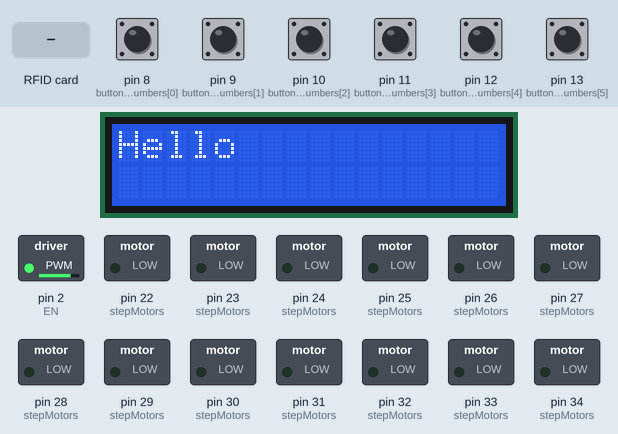
Simulated run of this sketch. Board: Arduino Mega 2560, built with avr-gcc and run on an emulated ATmega2560. Parts: 16×2 character LCD, switched loads named in the sketch (green lamp = pin HIGH). Inputs (shaded band) come from the test bench; at power-on: pin 8 (buttonPinNumbers[0]), pin 9 (buttonPinNumbers[1]), pin 10 (buttonPinNumbers[2]), pin 11 (buttonPinNumbers[3]), pin 12 (buttonPinNumbers[4]), pin 13 (buttonPinNumbers[5]) LOW. Pins used as bus, display or sensor lines are not drawn; what the sketch prints to the serial monitor is not drawn.

Above: at 1.3 s.
1.4 s: pin 8 (buttonPinNumbers[0]) pulled HIGH for 0.15 s
3.2 s: RFID card 5E 7A 19 C4 held to the reader
At 4.7 s:
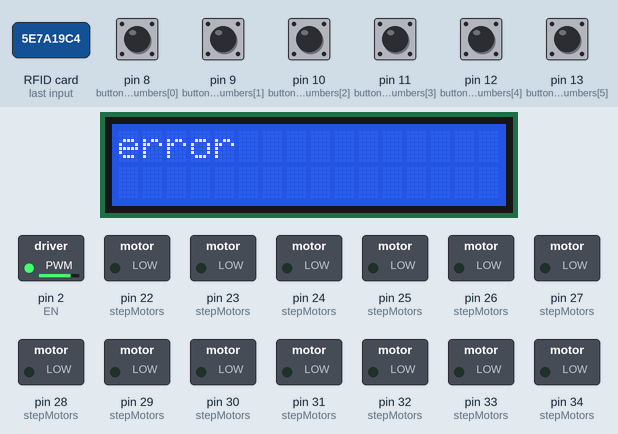
5.0 s: pin 9 (buttonPinNumbers[1]) pulled HIGH for 0.15 s
At 6.1 s:
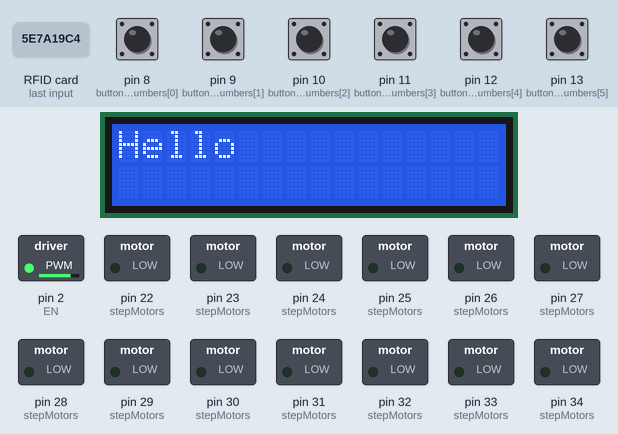
8.1 s: RFID card 5E 7A 19 C4 held to the reader
At 8.4 s:
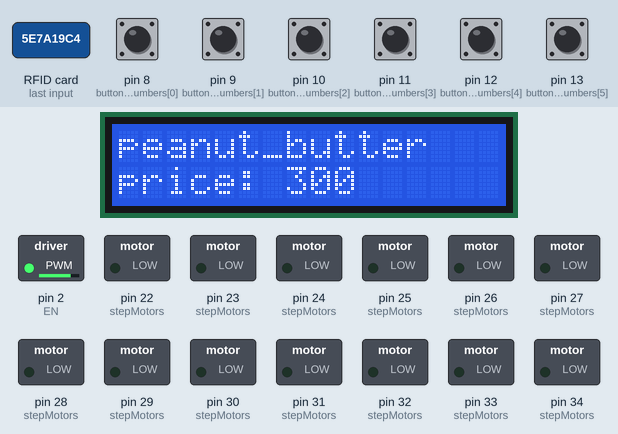
10.0 s: pin 10 (buttonPinNumbers[2]) pulled HIGH for 0.15 s
At 11.0 s:
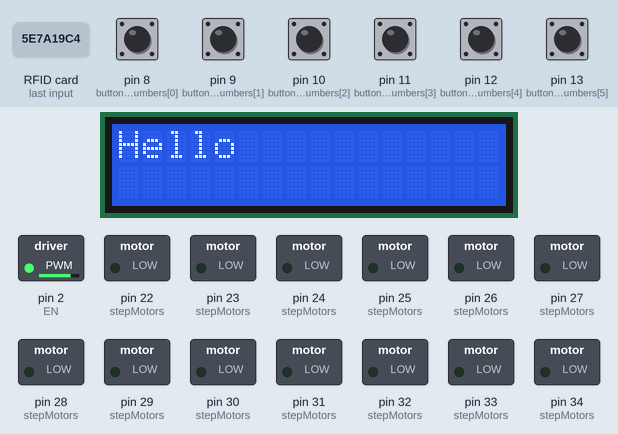
13.1 s: RFID card 5E 7A 19 C4 held to the reader
At 13.32 s:
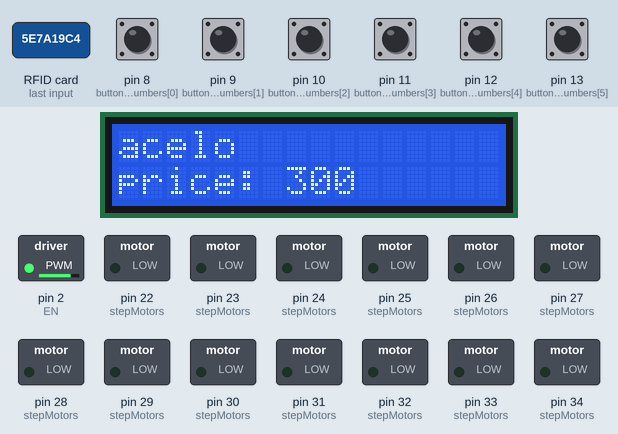
Timing chart, 0 to 15.9 s (numbered marks = the images above; inputs shaded):
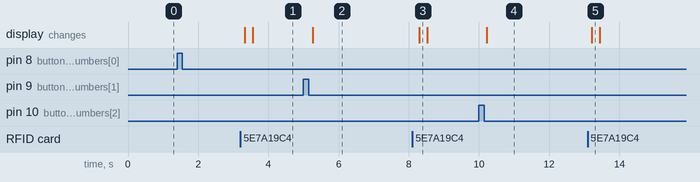

Measured:
- after the input at 1.4 s, every drawn part: stays the same
- after the input at 3.2 s, the display: first changes after 0.13 s (image 1 shows a later state)
- after the input at 5.0 s, the display: changes after 0.26 s (image 2)
- after the input at 8.1 s, the display: changes after 0.20 s (image 3)
- after the input at 10.0 s, the display: changes after 0.22 s (image 4)
- after the input at 13.1 s, the display: changes after 0.11 s (image 5)

The sketch:

banding_machine_LCD.ino
```cpp
#include <MFRC522.h>
#include <SPI.h>
#include <Wire.h>
#include <LiquidCrystal_I2C.h>

#define RST_PIN 5
#define SS_PIN 53

MFRC522 mfrc522(SS_PIN, RST_PIN);
LiquidCrystal_I2C lcd(0x27, 16, 2);

int m = 1000;

// 아이템 리스트
String item_list_name[6] = {"biscuit","peanut_butter","ace","choco_pie","cookie_cream","enaak"};
int item_list_price[6] = {200,300,300,400,400,200};

// 아이템 선택 되었는지
int selected_item = -1;

// 버튼
int buttonPinNumbers[] = {8,9,10,11,12,13};
// 모터 속도
int speed = 15;

// 스텝 모터
int stepMotors[6][4] = {
  {22, 23, 24, 25},
  {26, 27, 28, 29},
  {30, 31, 32, 33},
  {34, 35, 36, 37},
  {38, 39, 40, 41},
  {42, 43, 44, 45},
};

// 스텝 모터 드라이버 전력 조
int EN[1][2] = {
  {1,2},
};

// 스텝 모터 on/off용 변수
int old_key1 = 0;
int new_key1 = 0;
int old_key2 = 0;
int new_key2 = 0;
int old_key3 = 0;
int new_key3 = 0;
int old_key4 = 0;
int new_key4 = 0;
int old_key5 = 0;
int new_key5 = 0;
int old_key6 = 0;
int new_key6 = 0;

// 얼만큼 돌릴까
int degree = 50;

void setup() {
  SPI.begin();
  Serial.begin(2400);
  mfrc522.PCD_Init();  // MFRC522 초기화
  resetLcd();
  Serial.println("test");
  // 스텝모터 셋팅
  for (int i = 0; i < 6; i++) {
    for (int j = 0; j < 4; j++) {
      pinMode(stepMotors[i][j], OUTPUT);
    }
  }

  // 스텝모터 드라이버 전력 조절
  for (int i = 0; i < 1; i++) {
    for (int j = 0; j < 2; j++) {
      pinMode(EN[i][j], OUTPUT);
      digitalWrite(EN[i][j], HIGH);
      analogWrite(EN[i][j], 200);
    }
  }

  // 버튼 셋팅
  for (int i = 0; i < 6; i++) {
    pinMode(buttonPinNumbers[i], INPUT);
  }

}

void loop()
{
  // 스텝 모터 제어
  new_key1 = digitalRead(buttonPinNumbers[0]);
  new_key2 = digitalRead(buttonPinNumbers[1]);
  new_key3 = digitalRead(buttonPinNumbers[2]);
  new_key4 = digitalRead(buttonPinNumbers[3]);
  new_key5 = digitalRead(buttonPinNumbers[4]);
  new_key6 = digitalRead(buttonPinNumbers[5]);

  old_key1 = buttonHandle(old_key1,new_key1,0);
  old_key2 = buttonHandle(old_key2,new_key2,1);
  old_key3 = buttonHandle(old_key3,new_key3,2);
  old_key4 = buttonHandle(old_key4,new_key4,3);
  old_key5 = buttonHandle(old_key5,new_key5,4);
  old_key6 = buttonHandle(old_key6,new_key6,5);

  for(int i=0;i<6;i++){
    motorTurnOff(i);
  }

  if(selected_item != -1){
    manage_rfid();
  }

//  int currentTime = millis();
//  if(selected_item == -1 && currentTime - startTime){
//    // 파이썬 무한루프 돌리기용
//    Serial.println();
//    int startTime = millis();
//  }
}

int manage_rfid() {
  MFRC522::MIFARE_Key key;
  MFRC522::StatusCode status;
  int change_value=0, balance;
  byte balance_buf[18], change_buf[18], temp_buf[18];
  byte read_buf[20];
  String input_str;
  String cal_type;
  byte block, block_num, len=18;
  for (int i = 0; i < 6; i++) key.keyByte[i] = 0xFF;

  if ( ! mfrc522.PICC_IsNewCardPresent())
  {
    Serial.println("This is not a new card"); // 카드가 입력되지 않았습니다.
    return 0;
  }
   if ( ! mfrc522.PICC_ReadCardSerial()) {
    Serial.println("Cannot read card"); // 카드 읽기에 실패했습니다.
    return 0;
  }
  Serial.print("UID tag :"); // UID tag : 출력
  String tag_uid= "";
  // 카드 UID 출력 ex) 2C 53 86 89
  for (byte i = 0; i < mfrc522.uid.size; i++)
  {
     Serial.print(mfrc522.uid.uidByte[i] < 0x10 ? " 0" : " ");
     Serial.print(mfrc522.uid.uidByte[i], HEX);
  }
  Serial.println(); // 띄어쓰기
  if(selected_item != -1) //만약 입력을 받았다면
  {
       // Serial.print("selected item : ");
       // Serial.print(item_list_name[selected_item]);
       lcd.setCursor(0,0);
       lcd.print(item_list_name[selected_item]);
       lcd.setCursor(0,1);
       lcd.print("price: ");
       lcd.print(item_list_price[selected_item]);
       Serial.println(",");
       change_value = (item_list_price[selected_item] - (item_list_price[selected_item]*2));
       block_num = 6;//최종 사용금액은 6번 블록에 저장
       // 현재 잔액을 RFID 태그로부터 읽어 온다.
       block = 4;

       status = mfrc522.PCD_Authenticate(MFRC522::PICC_CMD_MF_AUTH_KEY_A, block, &key, &(mfrc522.uid)); // 카드 암호해제
       if (status != MFRC522::STATUS_OK) { // 카드 암호해제에 실패 했다면
         Serial.print("Authentication failed: "); // Authentication failed: 출력
         Serial.println(mfrc522.GetStatusCodeName(status)); // 카드 암호해제 실패 원인 출력
         lcd.init();
         lcd.setCursor(0, 0);
         lcd.print("Error");
         return 0; // 끝 // 완전 정지 금지
       }

       status = mfrc522.MIFARE_Read(block, read_buf, &len); // 카드 정보 가져오기 성공 여부 status에 저장
       if (status != MFRC522::STATUS_OK) { // 카드 정보 가져오기 실패했다면
         Serial.print("Reading failed: "); // Reading failed: 출력
         Serial.println(mfrc522.GetStatusCodeName(status)); // 카드 정보 가져오기 실패 원인 출력
         lcd.init();
         lcd.setCursor(0, 0);
         lcd.print("Error");
         return 0; // 끝
       }

       balance=atoi((char*)read_buf); //read_buf이거를 정수로 변경
       Serial.print("old balance : "); // old balance : 출력
       Serial.print(balance); // 예전 돈 출력;
       Serial.println(","); // 라즈베리파이에서 쉽게 읽기용

       if(balance+change_value < 0) //잔액이 사용할 금액보다 적은 경우에는 잔액부족 메시지 출력후 종료
       {
          // balance=0;
          Serial.println("Insufficient balance"); // 잔액 부족 출력
          mfrc522.PCD_StopCrypto1(); //암호화 통신 종료
          lcd.init();
          lcd.setCursor(0, 0);
          lcd.print("error"); // 돈부족
          return 0; // 끝
       } else {
          balance+=change_value; // 예전 돈에 변경할돈 추가;
          Serial.print("change_value : "); // , change_value : 출력
          Serial.print(change_value); // 변경되는 돈 출력
          Serial.println(",");
          Serial.print("new balance : "); // new balance : 출력
          Serial.print(balance); // 변경된 돈출력
          Serial.println(",");
       }

       // 변경된 잔액을 계산하여 byte 어레이에 저장
       String balance_str=String(balance,DEC);
       balance_str.getBytes(balance_buf,balance_str.length()+1);
       //숫자 부분을 제외한 나머지 부분은 공백으로 채운다.
       for(int k=balance_str.length();k<16;k++) balance_buf[k]='\0';

       // 변경내역을 byte 어레이에 저장
       String change_str=String(change_value,DEC);
       change_str.getBytes(change_buf,change_str.length()+1);
       for(int k=change_str.length();k<16;k++) change_buf[k]='\0';
       // 변경된 잔액을 4번 블록에 저장한다.
       status = mfrc522.PCD_Authenticate(MFRC522::PICC_CMD_MF_AUTH_KEY_A, block, &key, &(mfrc522.uid)); // 카드 암호화 해제 여부 status에 저장
       if (status != MFRC522::STATUS_OK) { // 카드 암호화 해제 실패 했다면
         Serial.print("PCD_Authenticate() failed: "); // PCD_Authenticate() failed: 출력
         Serial.println(mfrc522.GetStatusCodeName(status)); // 카드 암호화 해제 실패 이유 출력
         lcd.init();
         lcd.setCursor(0, 0);
         lcd.print("Error");
         return 0; // 끝
       }
       status = mfrc522.MIFARE_Write(block, balance_buf, 16); // 카드 정보 쓰기 여부 status에 저장
       if (status != MFRC522::STATUS_OK) { // 카드 정보 쓰기 실패 했다면
         Serial.print(F("MIFARE_Write() failed: ")); // MIFARE_Write() failed: 출력
         Serial.println(mfrc522.GetStatusCodeName(status)); // MIFARE_Write() failed: 출력
         lcd.init();
         lcd.setCursor(0, 0);
         lcd.print("Error");
         return 0; // 끝
       }

       //잔액의 최종 증감내역을 저장한다.
       status = mfrc522.PCD_Authenticate(MFRC522::PICC_CMD_MF_AUTH_KEY_A, block_num, &key, &(mfrc522.uid)); // 카드 암호화 해제 여부 status에 저장
       if (status != MFRC522::STATUS_OK) { // 카드 암호화 해제 실패 했다면
         Serial.print("PCD_Authenticate() failed: "); // PCD_Authenticate() failed: 출력
         Serial.println(mfrc522.GetStatusCodeName(status)); // 카드 암호화 해제 실패 이유 출력
         lcd.init();
         lcd.setCursor(0, 0);
         lcd.print("Error");
         return 0; // 끝
       }
       else Serial.println("PCD_Authenticate() success: "); // PCD_Authenticate() success: 출력
       status = mfrc522.MIFARE_Write(block_num, change_buf, 16); // 카드 정보 쓰기 여부 status에 저장
       if (status != MFRC522::STATUS_OK) { // 카드 정보 쓰기 실패 했다면
         Serial.print(F("MIFARE_Write() failed: ")); // MIFARE_Write() failed: 출력
         Serial.println(mfrc522.GetStatusCodeName(status)); // MIFARE_Write() failed: 출력
         lcd.init();
         lcd.setCursor(0, 0);
         lcd.print("Error");
         return 0; // 끝
       }
       else Serial.println(F("MIFARE_Write() success: ")); // MIFARE_Write() success: 출력
       mfrc522.PCD_StopCrypto1(); //암호화 통신 종료
       motorTurnOn(degree,selected_item);
       selected_item = -1;
  }
  delay(1000); // 딜레이 1초
  return 1;
}

// 버튼 핸들링 -> 선택한 상품만 바꿈
int buttonHandle(int old_key, int new_key, int index){
  if (old_key != new_key) {
    old_key = new_key;
    if (new_key == LOW) {
      // 아이템 선택
      selected_item = index;
      resetLcd();
      Serial.print("selected item : ");
      Serial.print(item_list_name[index]);
      Serial.println(",");
      Serial.print("price : "); // , change_value : 출력
      Serial.print(item_list_price[selected_item]); // 변경되는 돈 출력
      Serial.println(",");
    }
  }
  return old_key;
}

// 모터 끄기
void motorTurnOff(int motorNum){
    digitalWrite(stepMotors[motorNum][0], LOW);
    digitalWrite(stepMotors[motorNum][1], LOW);
    digitalWrite(stepMotors[motorNum][2], LOW);
    digitalWrite(stepMotors[motorNum][3], LOW);
}

// 모터 키기
void motorTurnOn(int degree, int motorNum){
  for(int i=0;i<degree;i++){
    digitalWrite(stepMotors[motorNum][0], LOW);
    digitalWrite(stepMotors[motorNum][1], HIGH);
    digitalWrite(stepMotors[motorNum][2], HIGH);
    digitalWrite(stepMotors[motorNum][3], LOW);
    delay(speed);

    digitalWrite(stepMotors[motorNum][0], LOW);
    digitalWrite(stepMotors[motorNum][1], HIGH);
    digitalWrite(stepMotors[motorNum][2], LOW);
    digitalWrite(stepMotors[motorNum][3], HIGH);
    delay(speed);

    digitalWrite(stepMotors[motorNum][0], HIGH);
    digitalWrite(stepMotors[motorNum][1], LOW);
    digitalWrite(stepMotors[motorNum][2], LOW);
    digitalWrite(stepMotors[motorNum][3], HIGH);
    delay(speed);

    digitalWrite(stepMotors[motorNum][0], HIGH);
    digitalWrite(stepMotors[motorNum][1], LOW);
    digitalWrite(stepMotors[motorNum][2], HIGH);
    digitalWrite(stepMotors[motorNum][3], LOW);
    delay(speed);
  }
}

void resetLcd() {
  //reset lcd
  lcd.init();

  //turn on lcd backlight
  lcd.backlight();

  lcd.setCursor(0, 0);
  lcd.print("Hello");
}
```
